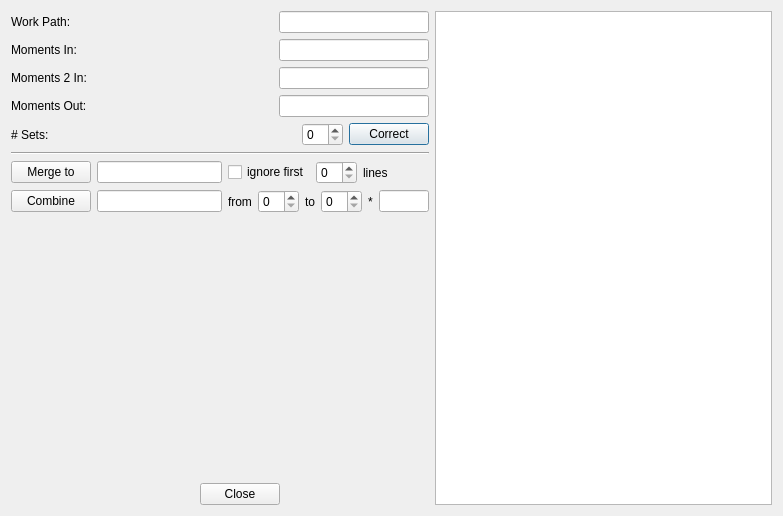
<?xml version="1.0" encoding="UTF-8"?>
<ui version="4.0">
 <class>Moments</class>
 <widget class="QDialog" name="Moments">
  <property name="geometry">
   <rect>
    <x>0</x>
    <y>0</y>
    <width>783</width>
    <height>516</height>
   </rect>
  </property>
  <property name="windowTitle">
   <string>Dialog</string>
  </property>
  <layout class="QHBoxLayout" name="horizontalLayout_9">
   <item>
    <layout class="QVBoxLayout" name="verticalLayout">
     <item>
      <layout class="QHBoxLayout" name="horizontalLayout">
       <item>
        <widget class="QLabel" name="label">
         <property name="text">
          <string>Work Path:</string>
         </property>
        </widget>
       </item>
       <item>
        <widget class="QLineEdit" name="lineEdit">
         <property name="sizePolicy">
          <sizepolicy hsizetype="Maximum" vsizetype="Fixed">
           <horstretch>0</horstretch>
           <verstretch>0</verstretch>
          </sizepolicy>
         </property>
         <property name="minimumSize">
          <size>
           <width>150</width>
           <height>0</height>
          </size>
         </property>
         <property name="maximumSize">
          <size>
           <width>150</width>
           <height>16777215</height>
          </size>
         </property>
        </widget>
       </item>
      </layout>
     </item>
     <item>
      <layout class="QHBoxLayout" name="horizontalLayout_2">
       <item>
        <widget class="QLabel" name="label_2">
         <property name="text">
          <string>Moments In:</string>
         </property>
        </widget>
       </item>
       <item>
        <widget class="QLineEdit" name="lineEdit_2">
         <property name="sizePolicy">
          <sizepolicy hsizetype="Maximum" vsizetype="Fixed">
           <horstretch>0</horstretch>
           <verstretch>0</verstretch>
          </sizepolicy>
         </property>
         <property name="minimumSize">
          <size>
           <width>150</width>
           <height>0</height>
          </size>
         </property>
         <property name="maximumSize">
          <size>
           <width>150</width>
           <height>16777215</height>
          </size>
         </property>
        </widget>
       </item>
      </layout>
     </item>
     <item>
      <layout class="QHBoxLayout" name="horizontalLayout_6">
       <item>
        <widget class="QLabel" name="label_5">
         <property name="sizePolicy">
          <sizepolicy hsizetype="Preferred" vsizetype="Preferred">
           <horstretch>0</horstretch>
           <verstretch>0</verstretch>
          </sizepolicy>
         </property>
         <property name="text">
          <string>Moments 2 In:</string>
         </property>
        </widget>
       </item>
       <item>
        <widget class="QLineEdit" name="lineEdit_4">
         <property name="sizePolicy">
          <sizepolicy hsizetype="Maximum" vsizetype="Fixed">
           <horstretch>0</horstretch>
           <verstretch>0</verstretch>
          </sizepolicy>
         </property>
         <property name="minimumSize">
          <size>
           <width>150</width>
           <height>0</height>
          </size>
         </property>
         <property name="maximumSize">
          <size>
           <width>150</width>
           <height>16777215</height>
          </size>
         </property>
        </widget>
       </item>
      </layout>
     </item>
     <item>
      <layout class="QHBoxLayout" name="horizontalLayout_3">
       <item>
        <widget class="QLabel" name="label_3">
         <property name="text">
          <string>Moments Out:</string>
         </property>
        </widget>
       </item>
       <item>
        <widget class="QLineEdit" name="lineEdit_3">
         <property name="sizePolicy">
          <sizepolicy hsizetype="Maximum" vsizetype="Fixed">
           <horstretch>0</horstretch>
           <verstretch>0</verstretch>
          </sizepolicy>
         </property>
         <property name="minimumSize">
          <size>
           <width>150</width>
           <height>0</height>
          </size>
         </property>
         <property name="maximumSize">
          <size>
           <width>150</width>
           <height>16777215</height>
          </size>
         </property>
        </widget>
       </item>
      </layout>
     </item>
     <item>
      <layout class="QHBoxLayout" name="horizontalLayout_4">
       <item>
        <widget class="QLabel" name="label_4">
         <property name="text">
          <string># Sets:</string>
         </property>
        </widget>
       </item>
       <item>
        <widget class="QSpinBox" name="spinBox">
         <property name="sizePolicy">
          <sizepolicy hsizetype="Maximum" vsizetype="Fixed">
           <horstretch>0</horstretch>
           <verstretch>0</verstretch>
          </sizepolicy>
         </property>
        </widget>
       </item>
       <item>
        <widget class="QPushButton" name="pushButton_2">
         <property name="sizePolicy">
          <sizepolicy hsizetype="Maximum" vsizetype="Fixed">
           <horstretch>0</horstretch>
           <verstretch>0</verstretch>
          </sizepolicy>
         </property>
         <property name="text">
          <string>Correct</string>
         </property>
        </widget>
       </item>
      </layout>
     </item>
     <item>
      <widget class="Line" name="line">
       <property name="orientation">
        <enum>Qt::Horizontal</enum>
       </property>
      </widget>
     </item>
     <item>
      <layout class="QHBoxLayout" name="horizontalLayout_7">
       <item>
        <widget class="QPushButton" name="pushButton_3">
         <property name="sizePolicy">
          <sizepolicy hsizetype="Maximum" vsizetype="Fixed">
           <horstretch>0</horstretch>
           <verstretch>0</verstretch>
          </sizepolicy>
         </property>
         <property name="text">
          <string>Merge to</string>
         </property>
        </widget>
       </item>
       <item>
        <widget class="QLineEdit" name="lineEdit_5">
         <property name="sizePolicy">
          <sizepolicy hsizetype="Maximum" vsizetype="Fixed">
           <horstretch>0</horstretch>
           <verstretch>0</verstretch>
          </sizepolicy>
         </property>
         <property name="minimumSize">
          <size>
           <width>125</width>
           <height>0</height>
          </size>
         </property>
         <property name="maximumSize">
          <size>
           <width>125</width>
           <height>16777215</height>
          </size>
         </property>
        </widget>
       </item>
       <item>
        <widget class="QCheckBox" name="checkBox">
         <property name="text">
          <string>ignore first</string>
         </property>
        </widget>
       </item>
       <item>
        <widget class="QSpinBox" name="spinBox_4">
         <property name="sizePolicy">
          <sizepolicy hsizetype="Maximum" vsizetype="Fixed">
           <horstretch>0</horstretch>
           <verstretch>0</verstretch>
          </sizepolicy>
         </property>
        </widget>
       </item>
       <item>
        <widget class="QLabel" name="label_9">
         <property name="text">
          <string>lines</string>
         </property>
        </widget>
       </item>
      </layout>
     </item>
     <item>
      <layout class="QHBoxLayout" name="horizontalLayout_8">
       <item>
        <widget class="QPushButton" name="pushButton_4">
         <property name="text">
          <string>Combine</string>
         </property>
        </widget>
       </item>
       <item>
        <widget class="QLineEdit" name="lineEdit_6">
         <property name="sizePolicy">
          <sizepolicy hsizetype="Maximum" vsizetype="Fixed">
           <horstretch>0</horstretch>
           <verstretch>0</verstretch>
          </sizepolicy>
         </property>
         <property name="minimumSize">
          <size>
           <width>125</width>
           <height>0</height>
          </size>
         </property>
         <property name="maximumSize">
          <size>
           <width>125</width>
           <height>16777215</height>
          </size>
         </property>
        </widget>
       </item>
       <item>
        <widget class="QLabel" name="label_6">
         <property name="text">
          <string>from</string>
         </property>
        </widget>
       </item>
       <item>
        <widget class="QSpinBox" name="spinBox_2"/>
       </item>
       <item>
        <widget class="QLabel" name="label_7">
         <property name="text">
          <string>to</string>
         </property>
        </widget>
       </item>
       <item>
        <widget class="QSpinBox" name="spinBox_3"/>
       </item>
       <item>
        <widget class="QLabel" name="label_8">
         <property name="text">
          <string>*</string>
         </property>
        </widget>
       </item>
       <item>
        <widget class="QLineEdit" name="lineEdit_7">
         <property name="sizePolicy">
          <sizepolicy hsizetype="Maximum" vsizetype="Fixed">
           <horstretch>0</horstretch>
           <verstretch>0</verstretch>
          </sizepolicy>
         </property>
         <property name="minimumSize">
          <size>
           <width>50</width>
           <height>0</height>
          </size>
         </property>
         <property name="maximumSize">
          <size>
           <width>50</width>
           <height>16777215</height>
          </size>
         </property>
        </widget>
       </item>
      </layout>
     </item>
     <item>
      <spacer name="verticalSpacer">
       <property name="orientation">
        <enum>Qt::Vertical</enum>
       </property>
       <property name="sizeHint" stdset="0">
        <size>
         <width>20</width>
         <height>40</height>
        </size>
       </property>
      </spacer>
     </item>
     <item>
      <layout class="QHBoxLayout" name="horizontalLayout_5">
       <item>
        <spacer name="horizontalSpacer">
         <property name="orientation">
          <enum>Qt::Horizontal</enum>
         </property>
         <property name="sizeType">
          <enum>QSizePolicy::Preferred</enum>
         </property>
         <property name="sizeHint" stdset="0">
          <size>
           <width>40</width>
           <height>20</height>
          </size>
         </property>
        </spacer>
       </item>
       <item>
        <widget class="QPushButton" name="pushButton">
         <property name="sizePolicy">
          <sizepolicy hsizetype="Maximum" vsizetype="Fixed">
           <horstretch>0</horstretch>
           <verstretch>0</verstretch>
          </sizepolicy>
         </property>
         <property name="text">
          <string>Close</string>
         </property>
        </widget>
       </item>
      </layout>
     </item>
    </layout>
   </item>
   <item>
    <widget class="QTableWidget" name="tableWidget"/>
   </item>
  </layout>
 </widget>
 <resources/>
 <connections>
  <connection>
   <sender>pushButton</sender>
   <signal>clicked()</signal>
   <receiver>Moments</receiver>
   <slot>close()</slot>
   <hints>
    <hint type="sourcelabel">
     <x>107</x>
     <y>361</y>
    </hint>
    <hint type="destinationlabel">
     <x>175</x>
     <y>354</y>
    </hint>
   </hints>
  </connection>
 </connections>
</ui>
